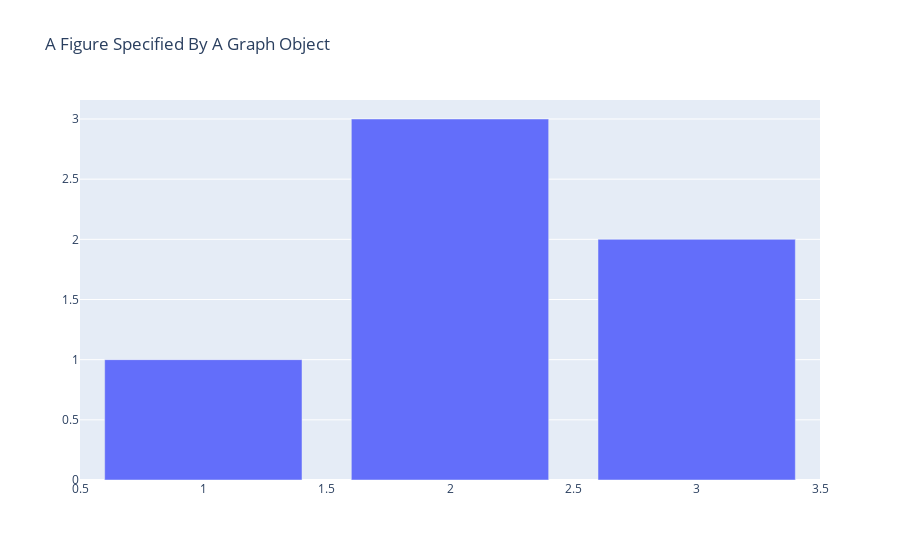

The notebook cell saved with this chart:
### Code cell
import plotly.graph_objects as go

fig = go.Figure(
    data=[go.Bar(x=[1, 2, 3], y=[1, 3, 2])],
    layout=go.Layout(
        title=go.layout.Title(text="A Figure Specified By A Graph Object")
    )
)

fig.show()

### Figure 1 — Plotly figure (JSON) as saved in the notebook; plotly's stock layout.template omitted (floating-point values rounded to 4 significant figures)
{"data": [{"type": "bar", "x": [1, 2, 3], "y": [1, 3, 2]}], "layout": {"title": {"text": "A Figure Specified By A Graph Object"}}}
